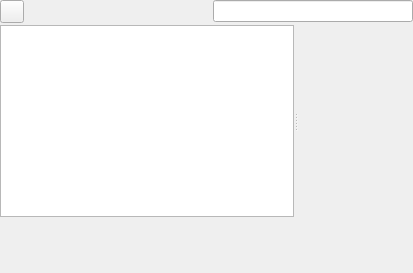
<?xml version="1.0" encoding="UTF-8"?>
<ui version="4.0">
 <author>
SPDX-FileCopyrightText: 2024 S. MANKOWSKI stephane@mankowski.fr
SPDX-FileCopyrightText: 2024 G. DE BURE support@mankowski.fr
SPDX-License-Identifier: GPL-3.0-or-later
 </author>      
 <class>skgtablewithgraph_base</class>
 <widget class="QWidget" name="skgtablewithgraph_base">
  <property name="geometry">
   <rect>
    <x>0</x>
    <y>0</y>
    <width>413</width>
    <height>273</height>
   </rect>
  </property>
  <layout class="QVBoxLayout" name="verticalLayout">
   <property name="spacing">
    <number>2</number>
   </property>
   <property name="leftMargin">
    <number>0</number>
   </property>
   <property name="topMargin">
    <number>0</number>
   </property>
   <property name="rightMargin">
    <number>0</number>
   </property>
   <property name="bottomMargin">
    <number>0</number>
   </property>
   <item>
    <widget class="QWidget" name="kToolbar" native="true">
     <property name="sizePolicy">
      <sizepolicy hsizetype="Preferred" vsizetype="Fixed">
       <horstretch>0</horstretch>
       <verstretch>0</verstretch>
      </sizepolicy>
     </property>
     <layout class="QHBoxLayout" name="horizontalLayout_2">
      <property name="spacing">
       <number>2</number>
      </property>
      <property name="leftMargin">
       <number>0</number>
      </property>
      <property name="topMargin">
       <number>0</number>
      </property>
      <property name="rightMargin">
       <number>0</number>
      </property>
      <property name="bottomMargin">
       <number>0</number>
      </property>
      <item>
       <widget class="SKGShow" name="kShow"/>
      </item>
      <item>
       <spacer name="horizontalSpacer_2">
        <property name="orientation">
         <enum>Qt::Horizontal</enum>
        </property>
        <property name="sizeHint" stdset="0">
         <size>
          <width>271</width>
          <height>20</height>
         </size>
        </property>
       </spacer>
      </item>
      <item>
       <widget class="QLineEdit" name="kFilterEdit">
        <property name="sizePolicy">
         <sizepolicy hsizetype="Expanding" vsizetype="Fixed">
          <horstretch>0</horstretch>
          <verstretch>0</verstretch>
         </sizepolicy>
        </property>
        <property name="minimumSize">
         <size>
          <width>200</width>
          <height>0</height>
         </size>
        </property>
        <property name="maximumSize">
         <size>
          <width>200</width>
          <height>16777215</height>
         </size>
        </property>
        <property name="toolTip">
         <string>Filter</string>
        </property>
        <property name="statusTip">
         <string>Filter</string>
        </property>
        <property name="showClearButton" stdset="0">
         <bool>true</bool>
        </property>
       </widget>
      </item>
     </layout>
    </widget>
   </item>
   <item>
    <widget class="QSplitter" name="splitter">
     <property name="orientation">
      <enum>Qt::Horizontal</enum>
     </property>
     <widget class="SKGTableWidget" name="kTable">
      <property name="sizePolicy">
       <sizepolicy hsizetype="Preferred" vsizetype="Expanding">
        <horstretch>0</horstretch>
        <verstretch>0</verstretch>
       </sizepolicy>
      </property>
      <property name="editTriggers">
       <set>QAbstractItemView::NoEditTriggers</set>
      </property>
      <property name="alternatingRowColors">
       <bool>true</bool>
      </property>
      <property name="selectionMode">
       <enum>QAbstractItemView::ExtendedSelection</enum>
      </property>
      <property name="showGrid">
       <bool>false</bool>
      </property>
      <property name="sortingEnabled">
       <bool>false</bool>
      </property>
     </widget>
     <widget class="SKGGraphicsView" name="graphicView">
      <property name="sizePolicy">
       <sizepolicy hsizetype="Preferred" vsizetype="Expanding">
        <horstretch>0</horstretch>
        <verstretch>0</verstretch>
       </sizepolicy>
      </property>
     </widget>
    </widget>
   </item>
   <item>
    <widget class="SKGWebView" name="kTextEdit">
     <property name="sizePolicy">
      <sizepolicy hsizetype="Preferred" vsizetype="Expanding">
       <horstretch>0</horstretch>
       <verstretch>0</verstretch>
      </sizepolicy>
     </property>
    </widget>
   </item>
  </layout>
 </widget>
 <customwidgets>
  <customwidget>
   <class>SKGGraphicsView</class>
   <extends>QWidget</extends>
   <header>skggraphicsview.h</header>
  </customwidget>
  <customwidget>
   <class>SKGShow</class>
   <extends>QToolButton</extends>
   <header>skgshow.h</header>
  </customwidget>
  <customwidget>
   <class>SKGTableWidget</class>
   <extends>QTableWidget</extends>
   <header>skgtablewidget.h</header>
  </customwidget>
  <customwidget>
   <class>SKGWebView</class>
   <header>skgwebview.h</header>
  </customwidget>
 </customwidgets>
 <tabstops>
  <tabstop>kShow</tabstop>
  <tabstop>kFilterEdit</tabstop>
  <tabstop>kTable</tabstop>
  <tabstop>kTextEdit</tabstop>
 </tabstops>
 <resources/>
 <connections/>
 <slots>
  <slot>onOneLevelLess()</slot>
  <slot>onOneLevelMore()</slot>
  <slot>onDoubleClick(int,int)</slot>
  <slot>onZoomIn()</slot>
  <slot>onZoomOut()</slot>
  <slot>onZoomOriginal()</slot>
  <slot>onPrint()</slot>
  <slot>onZoom()</slot>
  <slot>onSelectionChanged()</slot>
  <slot>onFilterModified()</slot>
 </slots>
</ui>
